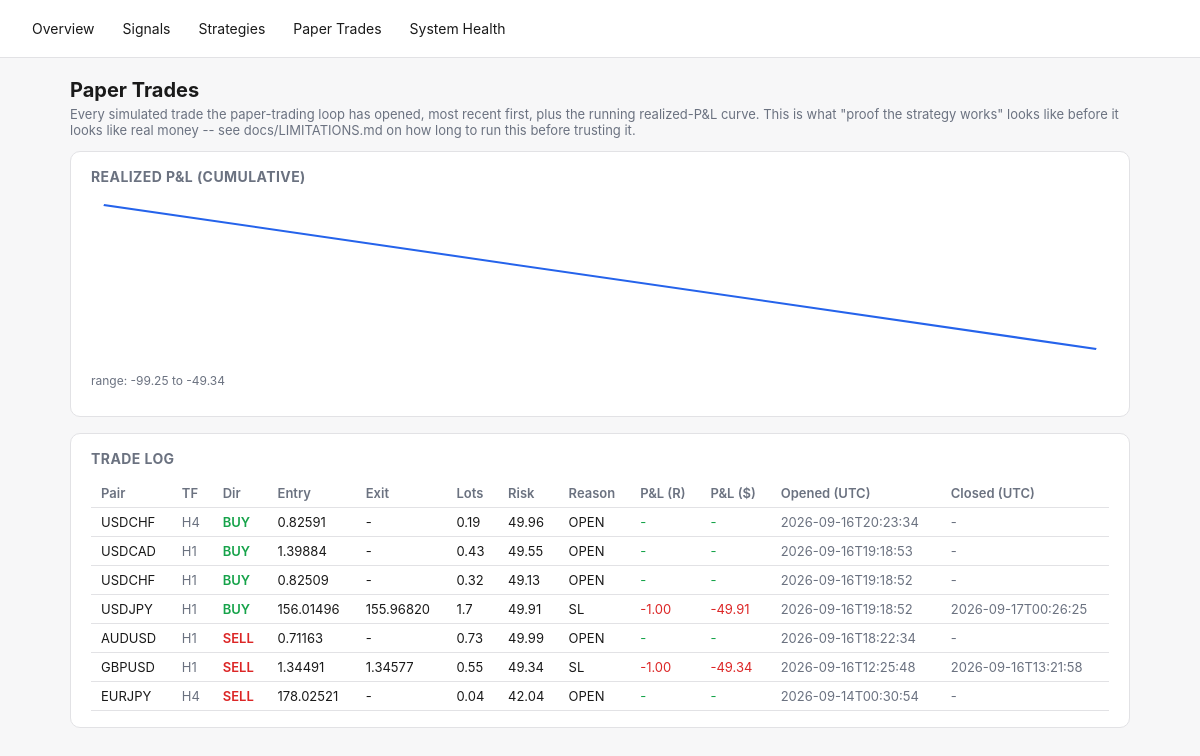
Screenshot of /paper-trades with the database file from the repository.
### tables this page shows
CREATE TABLE paper_trades (
    id INTEGER PRIMARY KEY AUTOINCREMENT,
    signal_id TEXT REFERENCES signals(id),
    pair TEXT NOT NULL,
    direction TEXT NOT NULL,
    entry_time TEXT NOT NULL,
    entry_price REAL NOT NULL,
    stop_loss REAL NOT NULL,
    take_profit REAL NOT NULL,
    lots REAL,                 -- position size at entry (fx_engine.position_sizing), if it could be computed
    risk_amount REAL,          -- dollar amount risked at entry, lots * stop_distance * pip_value
    exit_time TEXT,
    exit_price REAL,
    exit_reason TEXT,
    pnl_r REAL,
    pnl_amount REAL,           -- real dollar P&L = pnl_r * risk_amount (NULL if risk_amount unknown)
    created_at TEXT NOT NULL
, timeframe TEXT NOT NULL DEFAULT 'H4');

### fx_engine/dashboard.py (the view)
    @app.route("/paper-trades")
    def paper_trades_page():
        d = get_db()
        curve = d.paper_equity_curve()
        return render_template(
            "paper_trades.html", trades=d.recent_paper_trades(limit=200), curve=curve,
            svg_points=_equity_curve_svg_points(curve),
            curve_min=min((p["cumulative"] for p in curve), default=0.0),
            curve_max=max((p["cumulative"] for p in curve), default=0.0),
        )

### fx_engine/dashboard.py (called while the page is built)
def _equity_curve_svg_points(curve: list[dict], width: int = 640, height: int = 160, pad: int = 8) -> str:
    if len(curve) < 2:
        return ""
    values = [p["cumulative"] for p in curve]
    lo, hi = min(values), max(values)
    span = (hi - lo) or 1.0
    n = len(values)
    points = []
    for i, v in enumerate(values):
        x = pad + (i / (n - 1)) * (width - 2 * pad)
        y = pad + (1 - (v - lo) / span) * (height - 2 * pad)
        points.append(f"{x:.1f},{y:.1f}")
    return " ".join(points)

### fx_engine/db.py (called while the page is built)
    @contextmanager
    def _conn(self):
        conn = sqlite3.connect(self.path)
        conn.row_factory = sqlite3.Row
        try:
            yield conn
            conn.commit()
        finally:
            conn.close()

    def recent_paper_trades(self, limit: int = 100) -> list[dict]:
        with self._conn() as conn:
            rows = conn.execute(
                "SELECT * FROM paper_trades ORDER BY created_at DESC LIMIT ?", (limit,),
            ).fetchall()
        return [dict(r) for r in rows]

    def paper_equity_curve(self) -> list[dict]:
        with self._conn() as conn:
            rows = conn.execute(
                """SELECT exit_time, pnl_amount FROM paper_trades
                   WHERE exit_time IS NOT NULL AND pnl_amount IS NOT NULL
                   ORDER BY exit_time ASC"""
            ).fetchall()
        cumulative = 0.0
        curve = []
        for r in rows:
            cumulative += r["pnl_amount"]
            curve.append({"exit_time": r["exit_time"], "pnl_amount": r["pnl_amount"], "cumulative": cumulative})
        return curve

### fx_engine/templates/paper_trades.html (shortened to what this page needs)
{% extends "base.html" %}
{% block content %}
<h1>Paper Trades</h1>
<p class="lede">Every simulated trade the paper-trading loop has opened, most recent first, plus the running
realized-P&amp;L curve. This is what "proof the strategy works" looks like before it looks like real money -- see
docs/LIMITATIONS.md on how long to run this before trusting it.</p>
<div class="card">
  <h2>Realized P&amp;L (cumulative)</h2>
  {% if svg_points %}
  <svg viewBox="0 0 640 160" width="100%" height="160" preserveAspectRatio="none">
    <polyline points="{{ svg_points }}" fill="none" stroke="var(--accent)" stroke-width="2" />
  </svg>
  <p class="muted" style="font-size:12px;">range: {{ "%.2f"|format(curve_min) }} to {{ "%.2f"|format(curve_max) }}</p>
  {% else %}
  <p class="muted">Not enough closed trades yet for a curve (need at least 2).</p>
  {% endif %}
</div>
<div class="card">
  <h2>Trade Log</h2>
  <div class="overflow">
  <table>
    <tr>
      <th>Pair</th><th>TF</th><th>Dir</th><th>Entry</th><th>Exit</th><th>Lots</th><th>Risk</th>
      <th>Reason</th><th>P&amp;L (R)</th><th>P&amp;L ($)</th><th>Opened (UTC)</th><th>Closed (UTC)</th>
    </tr>
    {% for t in trades %}
    <tr>
      <td>{{ t.pair }}</td>
      <td class="muted">{{ t.timeframe or "H4" }}</td>
      <td class="{{ 'buy' if t.direction=='BUY' else 'sell' }}">{{ t.direction }}</td>
      <td>{{ "%.5f"|format(t.entry_price) }}</td>
      <td>{{ "%.5f"|format(t.exit_price) if t.exit_price is not none else "-" }}</td>
      <td>{{ t.lots if t.lots is not none else "-" }}</td>
      <td>{{ "%.2f"|format(t.risk_amount) if t.risk_amount is not none else "-" }}</td>
      <td>{{ t.exit_reason or "OPEN" }}</td>
      <td style="color:{{ 'var(--green)' if (t.pnl_r or 0) >= 0 else 'var(--red)' }}">
        {{ "%.2f"|format(t.pnl_r) if t.pnl_r is not none else "-" }}
      </td>
      <td style="color:{{ 'var(--green)' if (t.pnl_amount or 0) >= 0 else 'var(--red)' }}">
        {{ "%.2f"|format(t.pnl_amount) if t.pnl_amount is not none else "-" }}
      </td>
      <td class="muted">{{ t.entry_time[:19] }}</td>
      <td class="muted">{{ t.exit_time[:19] if t.exit_time else "-" }}</td>
    </tr>
    {% else %}
    <tr><td colspan="12" class="muted">No paper trades yet -- run `python -m fx_engine.main paper --once`.</td></tr>
    {% endfor %}
  </table>
  </div>
</div>
{% endblock %}

### fx_engine/templates/base.html (style rules this page uses)
:root { --bg:#f7f7f8; --fg:#1a1a1a; --card:#ffffff; --border:#e2e2e5; --accent:#2563eb; --green:#16a34a; --red:#dc2626; --amber:#d97706; --muted:#6b7280; }
* { box-sizing: border-box; }
body { margin:0; font-family:-apple-system,BlinkMacSystemFont,"Segoe UI",sans-serif; background:var(--bg); color:var(--fg); }
.card { background:var(--card); border:1px solid var(--border); border-radius:10px; padding:16px 20px; margin-bottom:16px; }
table { width:100%; border-collapse:collapse; font-size:13px; }
th, td { text-align:left; padding:6px 10px; border-bottom:1px solid var(--border); white-space:nowrap; }
th { color:var(--muted); font-weight:600; }
.buy { color:var(--green); font-weight:600; }
.sell { color:var(--red); font-weight:600; }
.muted { color:var(--muted); }
h1 { font-size:20px; margin:0 0 4px; }
h2 { font-size:14px; margin:0 0 12px; color:var(--muted); text-transform:uppercase; letter-spacing:.03em; }
p.lede { color:var(--muted); font-size:13px; margin-top:0; }
.overflow { overflow-x:auto; }

### rows the page displays
paper_trades: pair "USDCHF", timeframe "H4", direction "BUY", entry_price "0.82591", exit_price "-", lots "0.19", risk_amount "49.96", exit_reason "OPEN", pnl_r "-", pnl_amount "-", entry_time "2026-09-16T20:23:34", exit_time "-"
paper_trades: pair "USDCAD", timeframe "H1", direction "BUY", entry_price "1.39884", exit_price "-", lots "0.43", risk_amount "49.55", exit_reason "OPEN", pnl_r "-", pnl_amount "-", entry_time "2026-09-16T19:18:53", exit_time "-"
paper_trades: pair "USDCHF", timeframe "H1", direction "BUY", entry_price "0.82509", exit_price "-", lots "0.32", risk_amount "49.13", exit_reason "OPEN", pnl_r "-", pnl_amount "-", entry_time "2026-09-16T19:18:52", exit_time "-"
paper_trades: pair "USDJPY", timeframe "H1", direction "BUY", entry_price "156.01496", exit_price "155.96820", lots "1.7", risk_amount "49.91", exit_reason "SL", pnl_r "-1.00", pnl_amount "-49.91", entry_time "2026-09-16T19:18:52", exit_time "2026-09-17T00:26:25"
paper_trades: pair "AUDUSD", timeframe "H1", direction "SELL", entry_price "0.71163", exit_price "-", lots "0.73", risk_amount "49.99", exit_reason "OPEN", pnl_r "-", pnl_amount "-", entry_time "2026-09-16T18:22:34", exit_time "-"
paper_trades: pair "GBPUSD", timeframe "H1", direction "SELL", entry_price "1.34491", exit_price "1.34577", lots "0.55", risk_amount "49.34", exit_reason "SL", pnl_r "-1.00", pnl_amount "-49.34", entry_time "2026-09-16T12:25:48", exit_time "2026-09-16T13:21:58"
paper_trades: pair "EURJPY", timeframe "H4", direction "SELL", entry_price "178.02521", exit_price "-", lots "0.04", risk_amount "42.04", exit_reason "OPEN", pnl_r "-", pnl_amount "-", entry_time "2026-09-14T00:30:54", exit_time "-"

### other values shown
{{ "%.2f"|format(curve_min) }} "-99.25"
{{ "%.2f"|format(curve_max) }} "-49.34"
